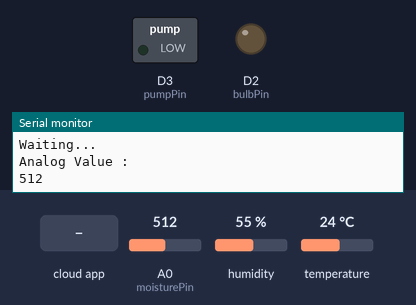
The sketch below on a simulated ESP8266 (NodeMCU). On the bench: switched loads named in the sketch (green lamp = pin HIGH), output pins drawn as LEDs (lit = HIGH), the last lines printed to the serial monitor. Inputs (shaded band) come from the test bench; at power-on: A0 (moisturePin) = 512, humidity 55 %, temperature 24 °C. WiFi joins after 1.5 s; servers stay silent unless stated; the Firebase database answers and starts empty.

Above: at 2.7 s.
2.8 s: the phone or cloud app sets light1 to 1
At 3.8 s:
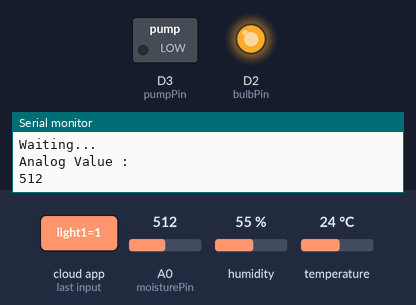
4.6 s: the phone or cloud app sets pump1 to 1
At 5.8 s:
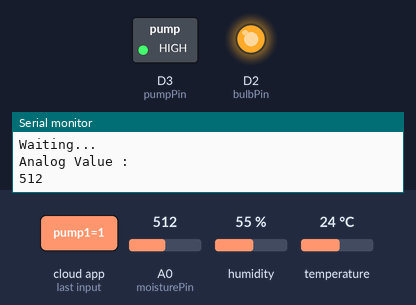
6.6 s: the phone or cloud app sets light1 to 0
At 7.1 s:
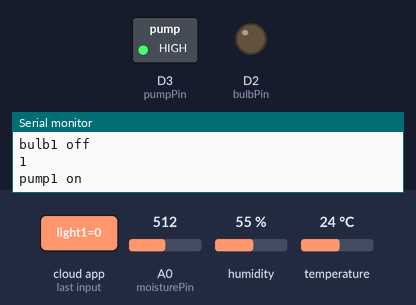
8.2 s: the phone or cloud app sets pump1 to 0
At 10.2 s:
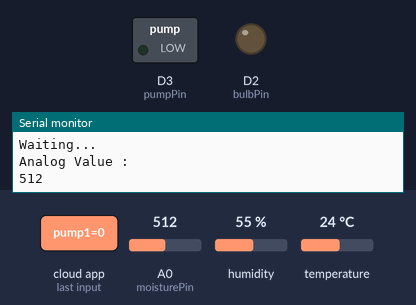
Timing chart, 0 to 11.2 s (numbered marks = the images above; inputs shaded):
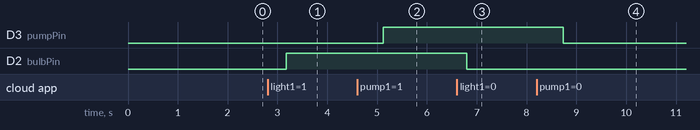

The sketch:

Smart_Irrigation_-_ESP8266.ino
```cpp
#include <ESP8266WiFi.h> // Including library for ESP8266
#include <FirebaseArduino.h> // Including library for firebase
#include <DHT.h>  // Including library for dht


// Set these to run
#define FIREBASE_HOST ""
#define FIREBASE_AUTH ""
#define WIFI_SSID ""
#define WIFI_PASSWORD ""

#define DHTPIN D6          //pin where the dht11 is connected

DHT dht(DHTPIN, DHT11);

int bulbPin = D2;
int pumpPin = D3;

int moisturePin = A0;
int moisturesensorValue;
int output_value ;

void setup() {
  pinMode(bulbPin, OUTPUT);
  pinMode(pumpPin, OUTPUT);

  Serial.begin(9600);
  delay(10);
  dht.begin();


  WiFi.begin(WIFI_SSID, WIFI_PASSWORD);
  Serial.print("connecting");
  while (WiFi.status() != WL_CONNECTED) {
    Serial.print(".");
    delay(500);
  }

  Serial.println();
  Serial.print("connected: ");
  Serial.println(WiFi.localIP());

  Firebase.begin(FIREBASE_HOST, FIREBASE_AUTH);


}


void loop() {

  dhtAndmoisturesensor();
  bulb();
  pump();
 }


void dhtAndmoisturesensor() {

      float h = dht.readHumidity();
      float t = dht.readTemperature();

              if (isnan(h) || isnan(t))   //Here, we have a new function, isnan(), that returns true when there is not a number in its argument. So, we are checking whether DHT is responding or not.
                 {
                     Serial.println("Failed to read from DHT sensor!");
                      return;
                 }

                  // set value
                  Firebase.set("/DHT/one/Humidity",h);
                  Firebase.set("/DHT/one/Temperature",t);

                  Serial.print("Temperature: ");
                  Serial.print(t);
                  Serial.print(" degrees Celcius, Humidity: ");
                  Serial.print(h);
                  Serial.println("%. Send to firebase.");
                  Serial.println("Waiting...");


                  //moisture sensor
                  moisturesensorValue = analogRead(moisturePin);
                  output_value = map(moisturesensorValue,900, 10,0,100);
                  Serial.println("Analog Value : ");
                  Serial.println(moisturesensorValue);

                  // set value
                  Firebase.set("/MoistureSensor/area/moisturesensor1",output_value);

                  delay(1000);

                  }


void bulb(){

              int bulb1 = Firebase.getInt("/Bulbs/room1/light1");
              Serial.println(bulb1);

              if(bulb1 == 1){

              Serial.println("bulb1 on");
              digitalWrite(bulbPin, HIGH);

              }else{

              Serial.println("bulb1 off");
              digitalWrite(bulbPin, LOW);

              }
    }


  void pump(){

          int pump1 = Firebase.getInt("/Pumps/area/pump1");
          Serial.println(pump1);

          if(pump1 == 1){
              Serial.println("pump1 on");
              digitalWrite(pumpPin, HIGH);

          }else{
              Serial.println("pump1 off");
              digitalWrite(pumpPin, LOW);

            }
    }
```

Measured:
- after the input at 2.8 s, D2 (bulbPin): LOW → HIGH after 0.38 s
- after the input at 4.6 s, D3 (pumpPin): LOW → HIGH after 0.53 s
- after the input at 6.6 s, D2 (bulbPin): HIGH → LOW after 0.19 s
- after the input at 8.2 s, D3 (pumpPin): HIGH → LOW after 0.54 s
